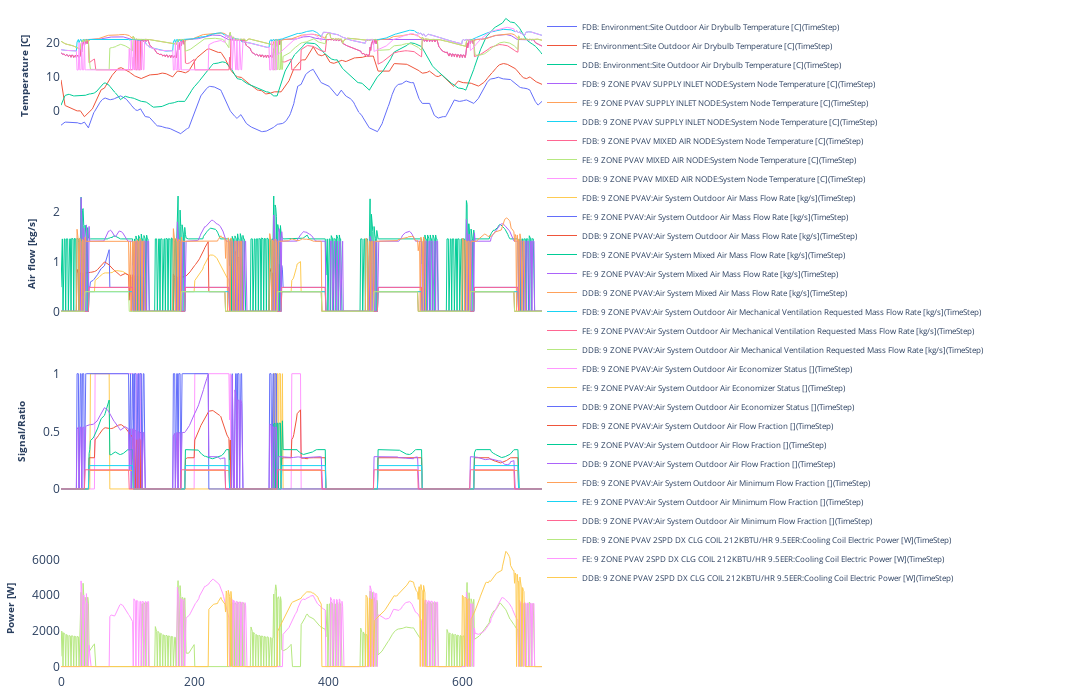

The notebook cell saved with this chart:
### Code cell
fig = make_subplots(
            rows=4, 
            cols=1,
            shared_xaxes=True,
#             row_heights=[0.3, 0.7]
        )

row=1
for types in [temperature, airflow, ratio, power]:
    
    for variable in types:
        
#         fig.add_trace(go.Scatter(
#             y=df_v1[variable],
#             mode='lines',
#             name="NoEconomizer: "+variable,
#         ),row=row, col=1)
        
#         fig.add_trace(go.Scatter(
#             y=df_v2[variable],
#             mode='lines',
#             name="NoEconomizer_HS_FM: "+variable,
#         ),row=row, col=1)
        
#         fig.add_trace(go.Scatter(
#             y=df_v3[variable],
#             mode='lines',
#             name="NoEconomizer_HS_PM: "+variable,
#         ),row=row, col=1)
                
#         fig.add_trace(go.Scatter(
#             y=df_v4[variable],
#             mode='lines',
#             name="NormalEconomizer_FM: "+variable,
#         ),row=row, col=1)
        
#         fig.add_trace(go.Scatter(
#             y=df_v5[variable],
#             mode='lines',
#             name="NormalEconomizer_PM: "+variable,
#         ),row=row, col=1)
        
#         fig.add_trace(go.Scatter(
#             y=df_v6[variable],
#             mode='lines',
#             name="OAOverride_1_MVRMF: "+variable,
#         ),row=row, col=1)
        
#         fig.add_trace(go.Scatter(
#             y=df_v7[variable],
#             mode='lines',
#             name="Solution1_FM: "+variable,
#             line=dict(width=4, dash='dot')
#         ),row=row, col=1)
        
#         fig.add_trace(go.Scatter(
#             y=df_v8[variable],
#             mode='lines',
#             name="Solution2_PM: "+variable,
#             line=dict(width=4, dash='dot')
#         ),row=row, col=1)
        
#         fig.add_trace(go.Scatter(
#             y=df_v9[variable],
#             mode='lines',
#             name="TimingTesting: "+variable,
# #             line=dict(width=4, dash='dot')
#         ),row=row, col=1)
        
        fig.add_trace(go.Scatter(
            y=df_v10[variable],
            mode='lines',
            name="FDB: "+variable,
            line=dict(width=1)
        ),row=row, col=1)
        
        fig.add_trace(go.Scatter(
            y=df_v11[variable],
            mode='lines',
            name="FE: "+variable,
            line=dict(width=1)
        ),row=row, col=1)
        
        fig.add_trace(go.Scatter(
            y=df_v12[variable],
            mode='lines',
            name="DDB: "+variable,
            line=dict(width=1)
        ),row=row, col=1)
        
    row+=1
        
fig.update_layout(
    width=1300,
    height=700,
    margin=dict(
        l=10,
        r=550,
        t=10,
        b=10,
    ),
    showlegend=True,
    plot_bgcolor='white',
    legend=dict(
        font=dict(
            size=8,
        ),
        yanchor="top",
        y=1.0,
        xanchor="left",
        x=1.0,
    ),
)

fig.update_yaxes(
    title_text="<b>Temperature [C]</b>",
    title_font_size = 10,
    row=1, col=1
)

fig.update_yaxes(
    title_text="<b>Air flow [kg/s]</b>",
    title_font_size = 10,
    row=2, col=1
)

fig.update_yaxes(
    title_text="<b>Signal/Ratio</b>",
    title_font_size = 10,
    row=3, col=1
)

fig.update_yaxes(
    title_text="<b>Power [W]</b>",
    title_font_size = 10,
    row=4, col=1
)

# fig.update_traces(opacity=0.8)


fig.show()

### Figure 1 — Plotly figure (JSON) as saved in the notebook; plotly's stock layout.template omitted (floating-point values rounded to 4 significant figures; data arrays with more than 128 entries replaced by an {"elided": "..."} marker saying what was removed)
{"data": [{"line": {"width": 1}, "mode": "lines", "name": "FDB: Environment:Site Outdoor Air Drybulb Temperature [C](TimeStep)", "type": "scatter", "xaxis": "x", "y": {"elided": "720 float values"}, "yaxis": "y"}, {"line": {"width": 1}, "mode": "lines", "name": "FE: Environment:Site Outdoor Air Drybulb Temperature [C](TimeStep)", "type": "scatter", "xaxis": "x", "y": {"elided": "720 float values"}, "yaxis": "y"}, {"line": {"width": 1}, "mode": "lines", "name": "DDB: Environment:Site Outdoor Air Drybulb Temperature [C](TimeStep)", "type": "scatter", "xaxis": "x", "y": {"elided": "720 float values"}, "yaxis": "y"}, {"line": {"width": 1}, "mode": "lines", "name": "FDB: 9 ZONE PVAV SUPPLY INLET NODE:System Node Temperature [C](TimeStep)", "type": "scatter", "xaxis": "x", "y": {"elided": "720 float values"}, "yaxis": "y"}, {"line": {"width": 1}, "mode": "lines", "name": "FE: 9 ZONE PVAV SUPPLY INLET NODE:System Node Temperature [C](TimeStep)", "type": "scatter", "xaxis": "x", "y": {"elided": "720 float values"}, "yaxis": "y"}, {"line": {"width": 1}, "mode": "lines", "name": "DDB: 9 ZONE PVAV SUPPLY INLET NODE:System Node Temperature [C](TimeStep)", "type": "scatter", "xaxis": "x", "y": {"elided": "720 float values"}, "yaxis": "y"}, {"line": {"width": 1}, "mode": "lines", "name": "FDB: 9 ZONE PVAV MIXED AIR NODE:System Node Temperature [C](TimeStep) ", "type": "scatter", "xaxis": "x", "y": {"elided": "720 float values"}, "yaxis": "y"}, {"line": {"width": 1}, "mode": "lines", "name": "FE: 9 ZONE PVAV MIXED AIR NODE:System Node Temperature [C](TimeStep) ", "type": "scatter", "xaxis": "x", "y": {"elided": "720 float values"}, "yaxis": "y"}, {"line": {"width": 1}, "mode": "lines", "name": "DDB: 9 ZONE PVAV MIXED AIR NODE:System Node Temperature [C](TimeStep) ", "type": "scatter", "xaxis": "x", "y": {"elided": "720 float values"}, "yaxis": "y"}, {"line": {"width": 1}, "mode": "lines", "name": "FDB: 9 ZONE PVAV:Air System Outdoor Air Mass Flow Rate [kg/s](TimeStep)", "type": "scatter", "xaxis": "x2", "y": {"elided": "720 float values"}, "yaxis": "y2"}, {"line": {"width": 1}, "mode": "lines", "name": "FE: 9 ZONE PVAV:Air System Outdoor Air Mass Flow Rate [kg/s](TimeStep)", "type": "scatter", "xaxis": "x2", "y": {"elided": "720 float values"}, "yaxis": "y2"}, {"line": {"width": 1}, "mode": "lines", "name": "DDB: 9 ZONE PVAV:Air System Outdoor Air Mass Flow Rate [kg/s](TimeStep)", "type": "scatter", "xaxis": "x2", "y": {"elided": "720 float values"}, "yaxis": "y2"}, {"line": {"width": 1}, "mode": "lines", "name": "FDB: 9 ZONE PVAV:Air System Mixed Air Mass Flow Rate [kg/s](TimeStep)", "type": "scatter", "xaxis": "x2", "y": {"elided": "720 float values"}, "yaxis": "y2"}, {"line": {"width": 1}, "mode": "lines", "name": "FE: 9 ZONE PVAV:Air System Mixed Air Mass Flow Rate [kg/s](TimeStep)", "type": "scatter", "xaxis": "x2", "y": {"elided": "720 float values"}, "yaxis": "y2"}, {"line": {"width": 1}, "mode": "lines", "name": "DDB: 9 ZONE PVAV:Air System Mixed Air Mass Flow Rate [kg/s](TimeStep)", "type": "scatter", "xaxis": "x2", "y": {"elided": "720 float values"}, "yaxis": "y2"}, {"line": {"width": 1}, "mode": "lines", "name": "FDB: 9 ZONE PVAV:Air System Outdoor Air Mechanical Ventilation Requested Mass Flow Rate [kg/s](TimeStep)", "type": "scatter", "xaxis": "x2", "y": {"elided": "720 float values"}, "yaxis": "y2"}, {"line": {"width": 1}, "mode": "lines", "name": "FE: 9 ZONE PVAV:Air System Outdoor Air Mechanical Ventilation Requested Mass Flow Rate [kg/s](TimeStep)", "type": "scatter", "xaxis": "x2", "y": {"elided": "720 float values"}, "yaxis": "y2"}, {"line": {"width": 1}, "mode": "lines", "name": "DDB: 9 ZONE PVAV:Air System Outdoor Air Mechanical Ventilation Requested Mass Flow Rate [kg/s](TimeStep)", "type": "scatter", "xaxis": "x2", "y": {"elided": "720 float values"}, "yaxis": "y2"}, {"line": {"width": 1}, "mode": "lines", "name": "FDB: 9 ZONE PVAV:Air System Outdoor Air Economizer Status [](TimeStep)", "type": "scatter", "xaxis": "x3", "y": {"elided": "720 float values"}, "yaxis": "y3"}, {"line": {"width": 1}, "mode": "lines", "name": "FE: 9 ZONE PVAV:Air System Outdoor Air Economizer Status [](TimeStep)", "type": "scatter", "xaxis": "x3", "y": {"elided": "720 float values"}, "yaxis": "y3"}, {"line": {"width": 1}, "mode": "lines", "name": "DDB: 9 ZONE PVAV:Air System Outdoor Air Economizer Status [](TimeStep)", "type": "scatter", "xaxis": "x3", "y": {"elided": "720 float values"}, "yaxis": "y3"}, {"line": {"width": 1}, "mode": "lines", "name": "FDB: 9 ZONE PVAV:Air System Outdoor Air Flow Fraction [](TimeStep)", "type": "scatter", "xaxis": "x3", "y": {"elided": "720 float values"}, "yaxis": "y3"}, {"line": {"width": 1}, "mode": "lines", "name": "FE: 9 ZONE PVAV:Air System Outdoor Air Flow Fraction [](TimeStep)", "type": "scatter", "xaxis": "x3", "y": {"elided": "720 float values"}, "yaxis": "y3"}, {"line": {"width": 1}, "mode": "lines", "name": "DDB: 9 ZONE PVAV:Air System Outdoor Air Flow Fraction [](TimeStep)", "type": "scatter", "xaxis": "x3", "y": {"elided": "720 float values"}, "yaxis": "y3"}, {"line": {"width": 1}, "mode": "lines", "name": "FDB: 9 ZONE PVAV:Air System Outdoor Air Minimum Flow Fraction [](TimeStep)", "type": "scatter", "xaxis": "x3", "y": {"elided": "720 float values"}, "yaxis": "y3"}, {"line": {"width": 1}, "mode": "lines", "name": "FE: 9 ZONE PVAV:Air System Outdoor Air Minimum Flow Fraction [](TimeStep)", "type": "scatter", "xaxis": "x3", "y": {"elided": "720 float values"}, "yaxis": "y3"}, {"line": {"width": 1}, "mode": "lines", "name": "DDB: 9 ZONE PVAV:Air System Outdoor Air Minimum Flow Fraction [](TimeStep)", "type": "scatter", "xaxis": "x3", "y": {"elided": "720 float values"}, "yaxis": "y3"}, {"line": {"width": 1}, "mode": "lines", "name": "FDB: 9 ZONE PVAV 2SPD DX CLG COIL 212KBTU/HR 9.5EER:Cooling Coil Electric Power [W](TimeStep)", "type": "scatter", "xaxis": "x4", "y": {"elided": "720 float values"}, "yaxis": "y4"}, {"line": {"width": 1}, "mode": "lines", "name": "FE: 9 ZONE PVAV 2SPD DX CLG COIL 212KBTU/HR 9.5EER:Cooling Coil Electric Power [W](TimeStep)", "type": "scatter", "xaxis": "x4", "y": {"elided": "720 float values"}, "yaxis": "y4"}, {"line": {"width": 1}, "mode": "lines", "name": "DDB: 9 ZONE PVAV 2SPD DX CLG COIL 212KBTU/HR 9.5EER:Cooling Coil Electric Power [W](TimeStep)", "type": "scatter", "xaxis": "x4", "y": {"elided": "720 float values"}, "yaxis": "y4"}], "layout": {"height": 700, "legend": {"font": {"size": 8}, "x": 1, "xanchor": "left", "y": 1, "yanchor": "top"}, "margin": {"b": 10, "l": 10, "r": 550, "t": 10}, "plot_bgcolor": "white", "showlegend": true, "width": 1300, "xaxis": {"anchor": "y", "domain": [0, 1], "matches": "x4", "showticklabels": false}, "xaxis2": {"anchor": "y2", "domain": [0, 1], "matches": "x4", "showticklabels": false}, "xaxis3": {"anchor": "y3", "domain": [0, 1], "matches": "x4", "showticklabels": false}, "xaxis4": {"anchor": "y4", "domain": [0, 1]}, "yaxis": {"anchor": "x", "domain": [0.8063, 1], "title": {"font": {"size": 10}, "text": "<b>Temperature [C]</b>"}}, "yaxis2": {"anchor": "x2", "domain": [0.5375, 0.7312], "title": {"font": {"size": 10}, "text": "<b>Air flow [kg/s]</b>"}}, "yaxis3": {"anchor": "x3", "domain": [0.2687, 0.4625], "title": {"font": {"size": 10}, "text": "<b>Signal/Ratio</b>"}}, "yaxis4": {"anchor": "x4", "domain": [0, 0.1938], "title": {"font": {"size": 10}, "text": "<b>Power [W]</b>"}}}}
